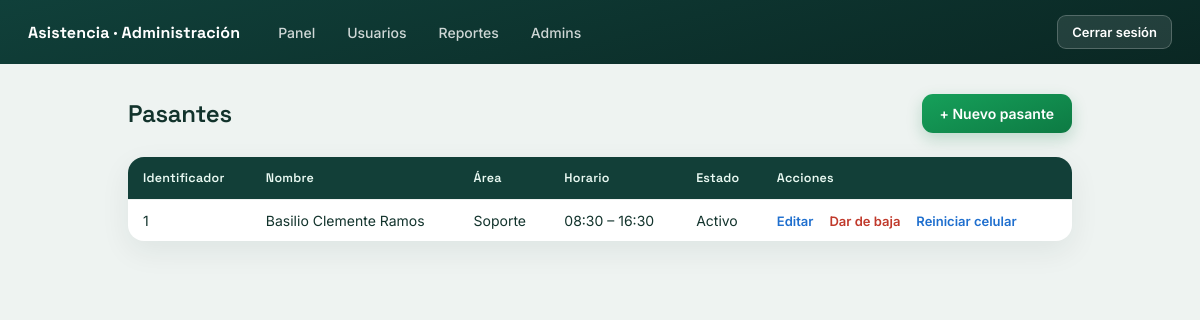
Page /gestion/pasantes/ (signed in) on the earlier database version.
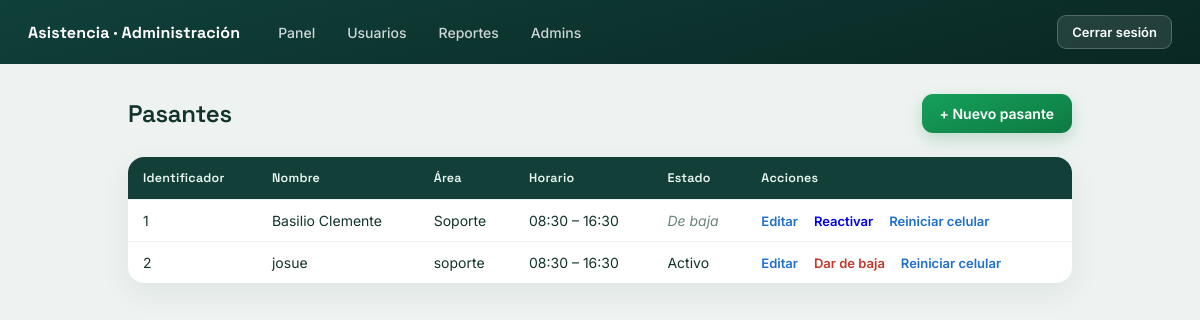
Same page on the later database version.
### registro/models.py (models this page shows, shortened)
class Pasante(models.Model):
    user = models.OneToOneField(User, on_delete=models.CASCADE, related_name="pasante")
    nombre = models.CharField(max_length=120)
    ci = models.CharField(max_length=20, unique=True)
    area = models.CharField(max_length=80)
    identificador = models.CharField(max_length=20, unique=True)
    horario_entrada = models.TimeField()
    horario_salida = models.TimeField()
    activo = models.BooleanField(default=True)
    dispositivo_id = models.CharField(max_length=64, blank=True, default="")

### registro/views.py (the view)
# urls.py: path("gestion/pasantes/", views.pasantes_lista, name="pasantes_lista"),
@staff_member_required
def pasantes_lista(request):
    pasantes = Pasante.objects.select_related("user").order_by("nombre")
    return render(request, "registro/pasantes_lista.html", {"pasantes": pasantes})

### registro/templates/registro/pasantes_lista.html (shortened to what this page needs)
{% extends "registro/base.html" %}
{% block contenido %}
<div class="cabecera">
    <h1>Pasantes</h1>
    <a class="btn btn-verde" href="{% url 'pasante_nuevo' %}">+ Nuevo pasante</a>
</div>
<table>
    <thead>
        <tr>
            <th>Identificador</th>
            <th>Nombre</th>
            <th>Área</th>
            <th>Horario</th>
            <th>Estado</th>
            <th>Acciones</th>
        </tr>
    </thead>
    <tbody>
        {% for p in pasantes %}
        <tr>
            <td>{{ p.identificador }}</td>
            <td>{{ p.nombre }}</td>
            <td>{{ p.area }}</td>
            <td>{{ p.horario_entrada|time:"H:i" }} – {{ p.horario_salida|time:"H:i" }}</td>
            <td>{% if p.activo %}Activo{% else %}<span class="baja">De baja</span>{% endif %}</td>
            <td class="acciones">
                <a class="a-editar" href="{% url 'pasante_editar' p.pk %}">Editar</a>
                {% if p.activo %}
                <a class="a-eliminar" href="{% url 'pasante_eliminar' p.pk %}">Dar de baja</a>
                {% else %}
                <a class="a-alta" href="{% url 'pasante_eliminar' p.pk %}">Reactivar</a>
                {% endif %}
                <a class="a-editar" href="{% url 'pasante_reset_dispositivo' p.pk %}">Reiniciar celular</a>
            </td>
        </tr>
        {% empty %}
        <tr>
            <td colspan="6" style="text-align:center; color:#5c7370; padding:26px;">No hay pasantes registrados.</td>
        </tr>
        {% endfor %}
    </tbody>
</table>
{% endblock %}

Differences in the rows shown:
changed Pasante "Soporte": nombre "Basilio Clemente Ramos" → "Basilio Clemente"; activo "Activo Dar de baja" → "De baja Reactivar"
added Pasante: identificador "2", nombre "josue", area "soporte", horario_entrada "08:30", horario_salida "16:30", activo "Activo"
